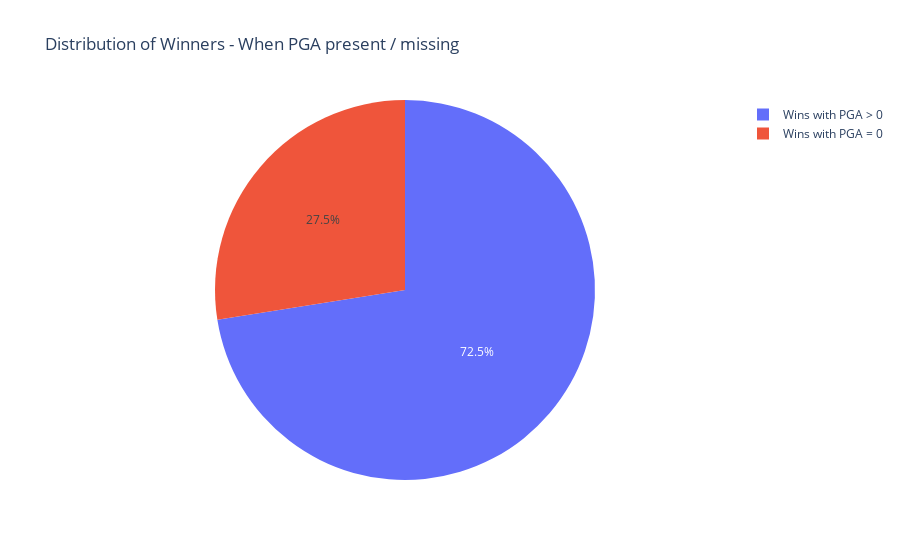

The cell this chart's notebook holds for it:
### Code cell
import plotly.express as px

data = {
    "Category": ["Wins with PGA = 0", "Wins with PGA > 0"],
    "Values": [
        df[(df['result'] == 1) & (df['PGA'] == 0)].shape[0], 
        df[(df['result'] == 1) & (df['PGA'] != 0)].shape[0]
    ]
}

fig = px.pie(
    names=data["Category"],  
    values=data["Values"],   
    title="Distribution of Winners - When PGA present / missing"
)

# Show plot
fig.show()


"""
Note that most winning teams have at least one PGA. As shown earlier, about 56.5% of teams have a PGA > 0. Thus, since the 
wins with PGA > 0 are greater than wins with PGA = 0, we can be led to assume that PGA has some sort of affect on wins. 
However, these results are for when PGA = 1. Lets see the distributions of wins for a higher PGA, lets say 5. 
"""

### Figure 1 — Plotly figure (JSON) as saved in the notebook; plotly's stock layout.template omitted (floating-point values rounded to 4 significant figures)
{"data": [{"domain": {"x": [0, 1], "y": [0, 1]}, "hovertemplate": "label=%{label}<br>value=%{value}<extra></extra>", "labels": ["Wins with PGA = 0", "Wins with PGA > 0"], "legendgroup": "", "name": "", "showlegend": true, "type": "pie", "values": [12152, 32021]}], "layout": {"legend": {"tracegroupgap": 0}, "title": {"text": "Distribution of Winners - When PGA present / missing"}}}
